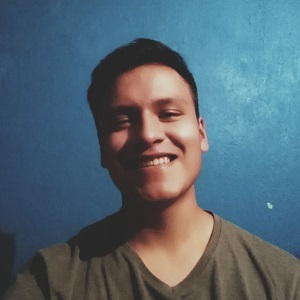
#> input picture src/4_Exploring_HSV_Colors/foto.jpg, 300 x 300 px
$ jupyter execute app.ipynb
#> lines starting #> are read from the running program, lines starting #| are printed output that depends on the picture
[cell 1]
import numpy as np
import cv2 as opencv
from matplotlib import pyplot as plt

# Exploring HSV Colors

In this practice we'll use the HSV Conversion to show these colors in gray scale

[cell 2]
image = opencv.imread("foto.jpg");
#> image is the input picture: shape (300, 300, 3); mean B, G, R 115.1, 103.5, 84.7

imagenRGB = np.array(image, dtype=int)
imagenRGB[:,:,0] = image[:,:,2]
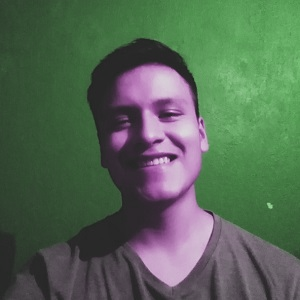
#> imagenRGB: shape (300, 300, 3) int64; mean B, G, R 84.7, 103.5, 84.7
imagenRGB[:,:,2] = image[:,:,0]
image = imagenRGB

del imagenRGB

plt.imshow(image)
plt.show()

[cell 3]
image = np.array(image, dtype=np.uint8)
imageHSV = opencv.cvtColor(image, opencv.COLOR_RGB2HSV)
#> imageHSV: shape (300, 300, 3); mean H, S, V 70.7, 102.6, 127.5

Hue = imageHSV[:,:,0]
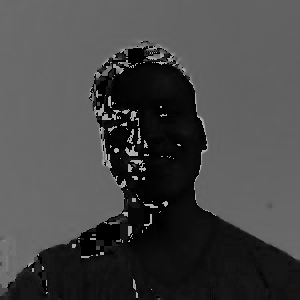
#> Hue: shape (300, 300); min 0, max 179, mean 70.7

plt.imshow(Hue, cmap='gray')

[cell 4]
Saturation = imageHSV[:,:,1]
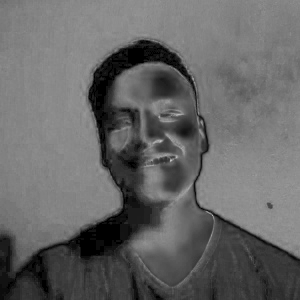
#> Saturation: shape (300, 300); min 0, max 193, mean 102.6

plt.imshow(Saturation, cmap='gray')

[cell 5]
Value = imageHSV[:,:,2]
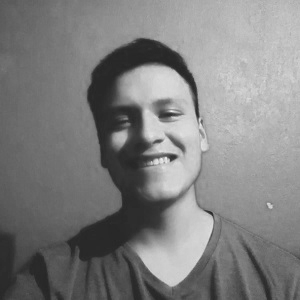
#> Value: shape (300, 300); min 35, max 237, mean 127.5

plt.imshow(Value, cmap='gray')
